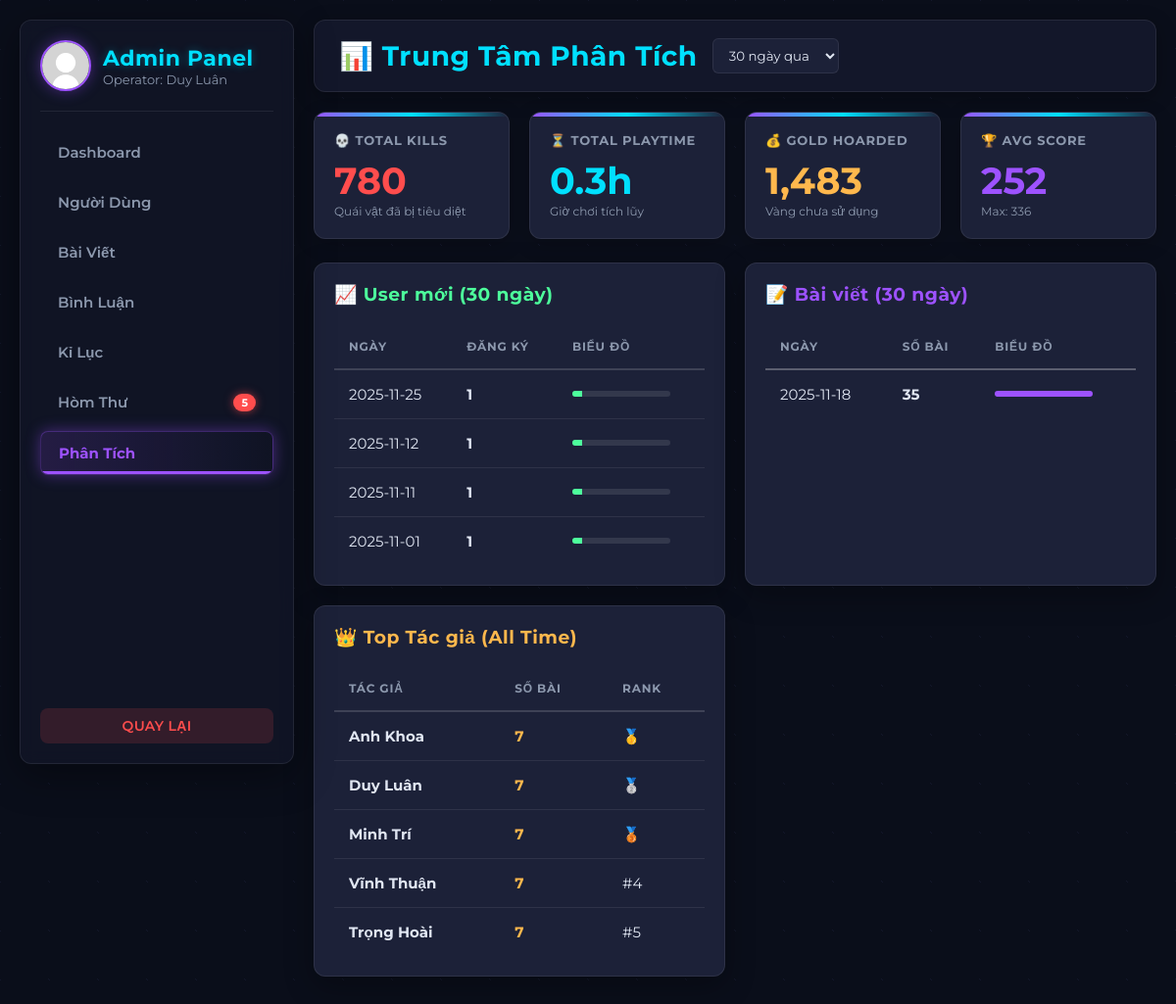
The app's page /admin/admin_stats.php (signed in) with its own data.
### tables this page shows
CREATE TABLE IF NOT EXISTS users (
  id INT AUTO_INCREMENT PRIMARY KEY,
  name VARCHAR(100),
  email VARCHAR(100) UNIQUE,
  password VARCHAR(255),
  avatar VARCHAR(255) DEFAULT 'uploads/avatar/default.png',
  secret_code VARCHAR(255) NOT NULL,
  bio VARCHAR(255) NULL DEFAULT NULL,
  created_at DATETIME DEFAULT CURRENT_TIMESTAMP,
  last_activity DATETIME NULL,
  role VARCHAR(20) NOT NULL DEFAULT 'user',
  last_login DATETIME NULL,
  is_locked TINYINT(1) NOT NULL DEFAULT 0
);

### admin/admin_stats.php (the view, shortened to what this page needs)
<?php
require_once __DIR__ . '/../db/connect.php';
$days = isset($_GET['days']) ? intval($_GET['days']) : 30;
$stmt = $conn->prepare("
    SELECT
        SUM(enemies_killed) as total_kills,
        SUM(gold_left) as total_gold,
        SUM(duration_seconds) as total_time,
        AVG(score) as avg_score,
        MAX(score) as max_score
    FROM scores
");
$stmt->execute();
$kpi = $stmt->get_result()->fetch_assoc();
$stmt = $conn->prepare("
  SELECT DATE(created_at) as day, COUNT(*) as cnt
  FROM users
  WHERE created_at >= DATE_SUB(CURDATE(), INTERVAL ? DAY)
  GROUP BY DATE(created_at)
  ORDER BY day DESC
");
$stmt->bind_param("i", $days);
$stmt->execute();
$users_trend = $stmt->get_result()->fetch_all(MYSQLI_ASSOC);
$stmt = $conn->prepare("
  SELECT DATE(created_at) as day, COUNT(*) as cnt
  FROM posts
  WHERE created_at >= DATE_SUB(CURDATE(), INTERVAL ? DAY)
  GROUP BY DATE(created_at)
  ORDER BY day DESC
");
$stmt->bind_param("i", $days);
$stmt->execute();
$posts_by_day = $stmt->get_result()->fetch_all(MYSQLI_ASSOC);
$stmt = $conn->prepare("
  SELECT u.id, u.name, COUNT(p.id) AS num_posts
  FROM users u LEFT JOIN posts p ON p.user_id = u.id
  GROUP BY u.id
  ORDER BY num_posts DESC
  LIMIT 5
");
$stmt->execute();
$top_auth = $stmt->get_result()->fetch_all(MYSQLI_ASSOC);
require_once __DIR__ . '/admin_header.php';
?>
<div class="header">
    <div style="display: flex; align-items: center; gap: 15px;">
        <h1 style="margin:0">📊 Trung Tâm Phân Tích</h1>
        <form method="GET" class="filter-form" style="display:flex; align-items:center; margin:0;">
            <select name="days" onchange="this.form.submit()">
                <option value="30" <?= $days == 30 ? 'selected' : '' ?>>30 ngày qua</option>
            </select>
        </form>
    </div>
</div>
<div class="grid" style="grid-template-columns: repeat(auto-fit, minmax(200px, 1fr)); margin-bottom: 24px;">
    <div class="card">
        <h3>💀 Total Kills</h3>
        <div class="value" style="color: var(--danger);">
            <?= number_format($kpi['total_kills'] ?? 0) ?>
        </div>
        <div style="font-size:12px; color:var(--text-muted)">Quái vật đã bị tiêu diệt</div>
    </div>
    <div class="card">
        <h3>⏳ Total Playtime</h3>
        <div class="value" style="color: var(--secondary);">
            <?= number_format(($kpi['total_time'] ?? 0) / 3600, 1) ?>h
        </div>
        <div style="font-size:12px; color:var(--text-muted)">Giờ chơi tích lũy</div>
    </div>
    <div class="card">
        <h3>💰 Gold Hoarded</h3>
        <div class="value" style="color: var(--warning);">
            <?= number_format($kpi['total_gold'] ?? 0) ?>
        </div>
        <div style="font-size:12px; color:var(--text-muted)">Vàng chưa sử dụng</div>
    </div>
    <div class="card">
        <h3>🏆 Avg Score</h3>
        <div class="value" style="color: var(--primary);">
            <?= number_format($kpi['avg_score'] ?? 0) ?>
        </div>
        <div style="font-size:12px; color:var(--text-muted)">Max: <?= number_format($kpi['max_score'] ?? 0) ?></div>
    </div>
</div>
<div class="grid" style="grid-template-columns: repeat(auto-fit, minmax(300px, 1fr)); gap: var(--gap);">
    <section class="table-wrap">
        <h3 style="margin-top:0; color: var(--success);">📈 User mới (<?= $days ?> ngày)</h3>
        <table class="table">
            <thead>
                <tr>
                    <th>Ngày</th>
                    <th>Đăng ký</th>
                    <th>Biểu đồ</th>
                </tr>
            </thead>
            <tbody>
                <?php if (count($users_trend) > 0): ?>
                    <?php foreach($users_trend as $r):
                        $percent = min(100, ($r['cnt'] * 10));
                    ?>
                    <tr>
                        <td><?= htmlspecialchars($r['day']) ?></td>
                        <td style="font-weight: 700;"><?= htmlspecialchars($r['cnt']) ?></td>
                        <td>
                            <div class="progress-bg">
                                <div class="progress-bar" style="width: <?= $percent ?>%; background: var(--success);"></div>
                            </div>
                        </td>
                    </tr>
                    <?php endforeach; ?>
                <?php else: ?>
                    <tr><td colspan="3" style="color:var(--text-muted); text-align:center;">Không có dữ liệu trong <?= $days ?> ngày qua.</td></tr>
                <?php endif; ?>
            </tbody>
        </table>
    </section>
    <section class="table-wrap">
        <h3 style="margin-top:0; color: var(--primary);">📝 Bài viết (<?= $days ?> ngày)</h3>
        <table class="table">
            <thead>
                <tr>
                    <th>Ngày</th>
                    <th>Số bài</th>
                    <th>Biểu đồ</th>
                </tr>
            </thead>
            <tbody>
                <?php if (count($posts_by_day) > 0): ?>
                    <?php foreach($posts_by_day as $r):
                         $percent = min(100, ($r['cnt'] * 5));
                    ?>
                    <tr>
                        <td><?= htmlspecialchars($r['day']) ?></td>
                        <td style="font-weight: 700;"><?= htmlspecialchars($r['cnt']) ?></td>
                        <td>
                             <div class="progress-bg">
                                <div class="progress-bar" style="width: <?= $percent ?>%; background: var(--primary);"></div>
                            </div>
                        </td>
                    </tr>
                    <?php endforeach; ?>
                <?php else: ?>
                    <tr><td colspan="3" style="color:var(--text-muted); text-align:center;">Không có dữ liệu trong <?= $days ?> ngày qua.</td></tr>
                <?php endif; ?>
            </tbody>
        </table>
    </section>
    <section class="table-wrap">
        <h3 style="margin-top:0; color: var(--warning);">👑 Top Tác giả (All Time)</h3>
        <table class="table">
            <thead>
                <tr>
                    <th>Tác giả</th>
                    <th>Số bài</th>
                    <th>Rank</th>
                </tr>
            </thead>
            <tbody>
                <?php if (count($top_auth) > 0): $rank = 1; ?>
                    <?php foreach($top_auth as $a): ?>
                    <tr>
                        <td>
                            <strong style="color: var(--text-main);"><?= htmlspecialchars($a['name']) ?></strong>
                        </td>
                        <td style="font-weight: 700; color: var(--warning);"><?= htmlspecialchars($a['num_posts']) ?></td>
                        <td>
                            <?php if($rank == 1): ?>🥇<?php elseif($rank==2): ?>🥈<?php elseif($rank==3): ?>🥉<?php else: ?>#<?=$rank?><?php endif; ?>
                        </td>
                    </tr>
                    <?php $rank++; endforeach; ?>
                <?php else: ?>
                    <tr><td colspan="3" style="color:var(--text-muted); text-align:center;">Không có dữ liệu.</td></tr>
                <?php endif; ?>
            </tbody>
        </table>
    </section>
</div>
<?php
require_once __DIR__ . '/admin_footer.php';
?>

### admin/admin_header.php (style rules this page uses)
:root { --bg-body: #0a0e1a; --bg-panel: #13172a; --bg-card: #1c2138; --primary: #9d52ff; --primary-glow: rgba(157, 82, 255, 0.4); --secondary: #00e0ff; --secondary-glow: rgba(0, 224, 255, 0.3); --text-main: #e0e6f2; --text-muted: #8c98ad; --border-subtle: rgba(255, 255, 255, 0.08); --border-strong: rgba(255, 255, 255, 0.15); --danger: #ff4d4d; --warning: #ffb84d; --success: #4dff9c; --gap: 20px; --radius-soft: 8px; --radius-medium: 12px; }
* { box-sizing:border-box; }
body { margin:0; font-family: 'Montserrat', sans-serif; background-color: var(--bg-body); background-image: radial-gradient(circle at top left, var(--bg-panel) 1px, transparent 1px), radial-gradient(circle at bottom right, var(--bg-panel) 1px, transparent 1px), linear-gradient(rgba(10, 14, 26, 0.8), rgba(10, 14, 26, 0.8)); background-size: 50px 50px, 50px 50px, 100% 100%; color: var(--text-main); min-height: 100vh; }
h1, h2, h3 { font-weight: 700; letter-spacing: 0.5px; color: var(--text-main); }
.header { display:flex; justify-content:space-between; align-items:center; margin-bottom: var(--gap); background: var(--bg-panel); padding: 18px 25px; border-radius: var(--radius-medium); border: 1px solid var(--border-subtle); box-shadow: 0 5px 20px rgba(0,0,0,0.3); }
.header h1 { font-size: 28px; margin: 0; color: var(--secondary); }
.header form { display: flex; gap: 10px; }
.table-wrap { background: var(--bg-card); padding: var(--gap); border-radius: var(--radius-medium); border: 1px solid var(--border-subtle); box-shadow: 0 10px 30px rgba(0,0,0,0.3); }
.table { width:100%; border-collapse:collapse; color: var(--text-main); font-size:15px; }
.table th { text-align:left; padding:15px; color: var(--text-muted); text-transform: uppercase; font-size: 12px; letter-spacing: 0.8px; border-bottom: 2px solid var(--border-strong); }
.table td { padding:15px; border-bottom: 1px solid var(--border-subtle); vertical-align:middle; }
.table tr:last-child td { border-bottom: none; }
.grid { display:grid; grid-template-columns:repeat(auto-fit, minmax(250px,1fr)); gap: var(--gap); margin-bottom: var(--gap); }
.card { background: var(--bg-card); border: 1px solid var(--border-subtle); padding: var(--gap); border-radius: var(--radius-medium); position: relative; overflow: hidden; box-shadow: 0 5px 20px rgba(0,0,0,0.2); }
.card::before { content: ''; position: absolute; top: 0; left: 0; width: 100%; height: 4px; background: linear-gradient(90deg, var(--primary), var(--secondary), transparent); }
.card h3 { color: var(--text-muted); font-size: 13px; margin: 0; text-transform: uppercase; letter-spacing: 0.8px; }
.card .value { font-size: 38px; color: var(--text-main); font-weight: 700; margin-top: 10px; }

### admin/admin_stats.php (style rules this page uses)
.progress-bg { background: rgba(255,255,255,0.1); height: 6px; border-radius: 3px; width: 100px; overflow: hidden; }
.progress-bar { height: 100%; background: var(--secondary); }
.filter-form select { padding: 8px 12px; border-radius: 6px; background: var(--bg-card); color: var(--text-main); border: 1px solid var(--border-subtle); font-family: inherit; cursor: pointer; outline: none; }

### records on screen
users: name "Anh Khoa", num_posts "7"
users: name "Duy Luân", num_posts "7"
users: name "Minh Trí", num_posts "7"
users: name "Vĩnh Thuận", num_posts "7"
users: name "Trọng Hoài", num_posts "7"

### other values on screen
$_SESSION['user']['name'] "Duy Luân"
$unreadCount "5"
$kpi['total_kills'] "780"
$kpi['total_gold'] "1,483"
$kpi['avg_score'] "252"
$kpi['max_score'] "336"
$days "30"
$r['day'] "2025-11-25"
$r['cnt'] "1"
$r['day'] "2025-11-12"
$r['day'] "2025-11-11"
$r['day'] "2025-11-01"
$r['day'] "2025-11-18"
$r['cnt'] "35"
